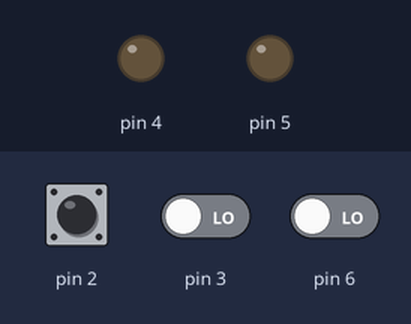
Simulated run of this sketch. Board: Arduino Uno, built with avr-gcc and run on an emulated ATmega328P. Shown: output pins drawn as LEDs (lit = HIGH). Dashed ring = blinking. The test bench sets the inputs (shaded band); at power-on: pin 3 LOW, pin 6 LOW, pin 2 LOW.

Above: at 1.2 s.
1.3 s: pin 3 driven HIGH
At 2.2 s:
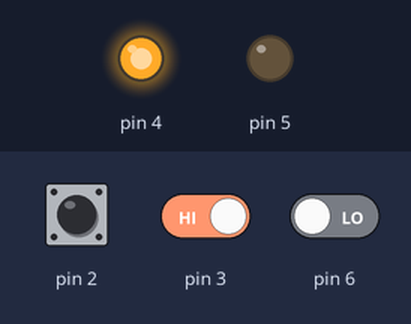
2.8 s: pin 6 driven HIGH
At 3.6 s:
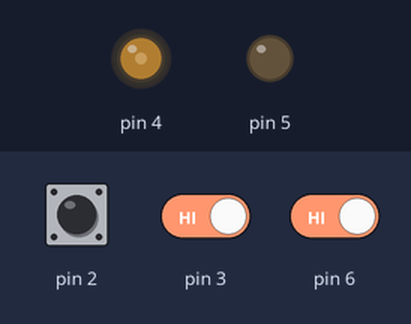
4.3 s: pin 2 driven HIGH
At 5.5 s:
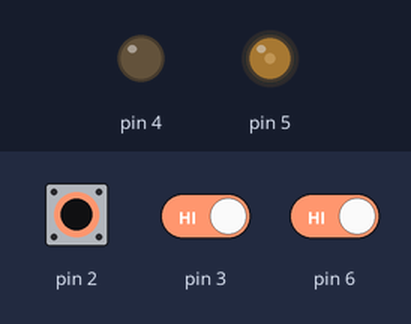
5.8 s: pin 3 driven LOW
At 7.0 s:
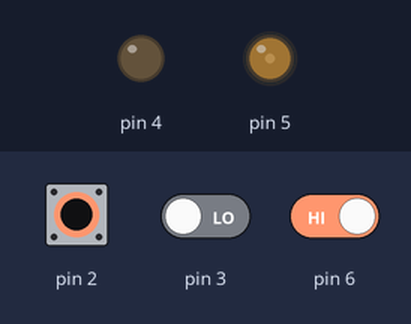
7.3 s: pin 2 driven LOW
At 7.8 s:
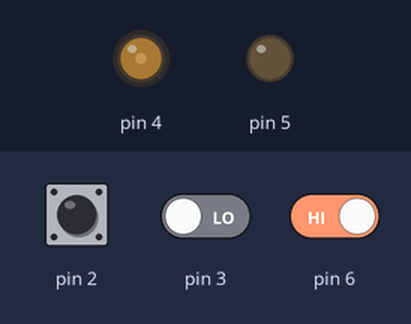
8.8 s: pin 2 pulsed HIGH 2 times (0.12 s each, 0.3 s apart)
At 9.13 s:
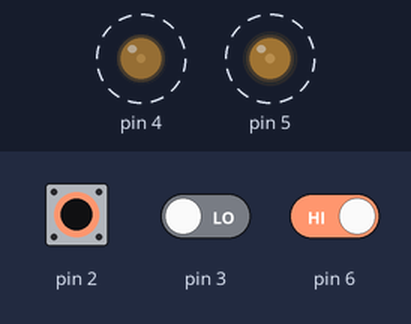
Timing chart, 0 to 11.8 s (numbered marks = the images above; inputs shaded):
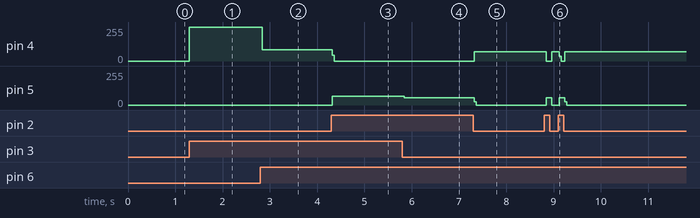

Measured:
- after the input at 1.3 s, pin 4: 0/255 → 255/255 at once
- after the input at 2.8 s, pin 4: 255/255 → 85/255 at once
- after the input at 4.3 s, pin 4: 85/255 → 0/255 at once; pin 5: 0/255 → 65/255 at once
- after the input at 5.8 s, pin 5: 65/255 → 53/255 at once
- after the input at 7.3 s, pin 4: 0/255 → 68/255 at once; pin 5: 53/255 → 0/255 at once
- after the input at 8.8 s, pin 4: alternates 68/255 for 0.16 s and 0/255 for 0.12 s, 4 changes in all, then stays 68/255, starting at once; pin 5: alternates 53/255 for 0.12 s and 0/255 for 0.16 s, 4 changes in all, then stays 0/255, starting at once

The sketch:

examen.ino
```cpp
int estado1;
int estado2;
int estado3;
void setup() {
  // put your setup code here, to run once:
pinMode(3,INPUT);
pinMode(2,INPUT);
pinMode(6,INPUT);
pinMode(4,OUTPUT);
pinMode(5,OUTPUT);
}

void loop() {
  // put your main code here, to run repeatedly:
estado1=digitalRead(6);
estado2=digitalRead(2);
estado3=digitalRead(3);
if (estado1==1 && estado2==1 && estado3==1)
{
  digitalWrite(5,HIGH);
}
if(estado1==1 && estado2==1 && estado3==0)
{
digitalWrite(5,HIGH);
}
if(estado1==1 && estado2==0 && estado3==1)
{
digitalWrite(4,HIGH);
}
if(estado1==1 && estado2==0 && estado3==0)
{
digitalWrite(4,HIGH);
}
if(estado1==0 && estado2==0 && estado3==1)
{
digitalWrite(4,HIGH);
}
else
{
  digitalWrite(5,LOW);
  digitalWrite(4,LOW);
}
}
```
